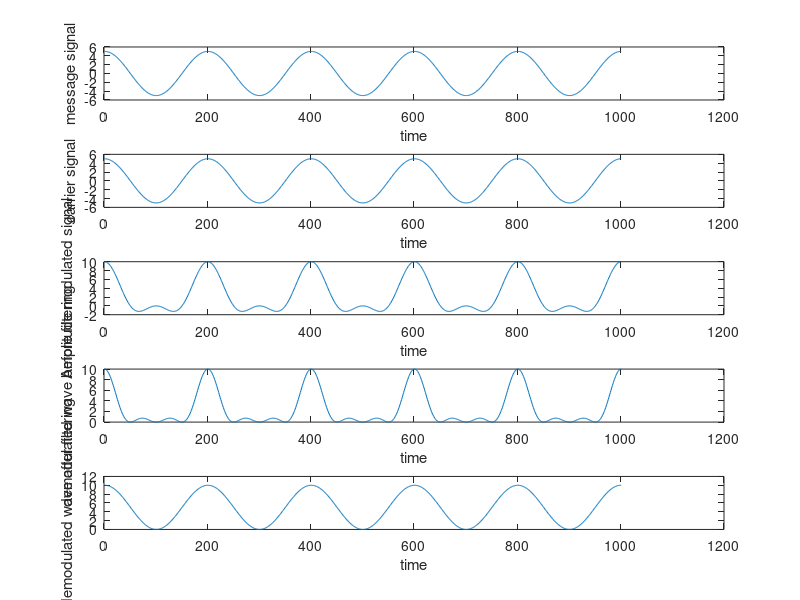

This chart was generated by the following MATLAB code:
clc;
clear all;
close all;
t=0:.001:1;
Am=input('enter the amplitude of message signal')
Fm=input('enter the frequency of message signal')
m=Am*cos(2*pi*Fm*t);
subplot(5,1,1)
plot(m)
ylabel('message signal')
xlabel('time')
Ac=input('enter the amplitude of carrier signal')
Fc=input('enter the frequency of carrier signal')
c=Ac*cos(2*pi*Fc*t);
subplot(5,1,2)
plot(c)
ylabel('carrier signal')
xlabel('time')
AM=(Ac+m).*cos(2*pi*Fc*t);
subplot(5,1,3)
plot(AM)
ylabel('Amplitude modulated signal')
xlabel('time')
demod=AM.*cos(2*pi*Fc*t);
subplot(5,1,4)
plot(demod)
ylabel('demodulated wave before filtering')
xlabel('time')
envelope=abs(hilbert(AM));
subplot(5,1,5)
plot(envelope)
ylabel('demodulated wave after filtering')
xlabel('time')
